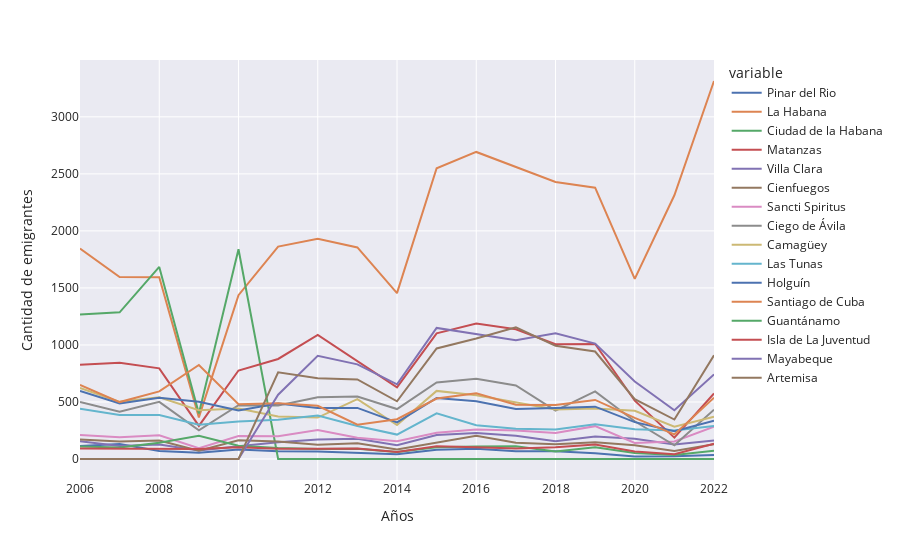

Write notebook code for a chart like this one.
### Markdown cell above
#### ¿Cuántas personas han tomado decisiones similares o iguales a la de Juan y Mireya?

Muchas personas a lo largo de los años han emigrado hacias otras provincias, antes de la división político administrativa (DPA) del 2011 existia Ciudad de la Habana, la cual era la capital y alcanzó las mayores cantidades de migrantes en los años 2008 y 2010 con 1684,1839 respectivamente. Después de la DPA se incorporan las provincias Artemisa y Mayabeque y deja de exisitr Ciudad de la Habana. La Habana, al pasar a ser la Capital del pais pasa a ser rápidamente el objetivo de la mayor cantidad de personas, por lo que no es de extrañar que fuera la provincia lider en cifras a partir de ese momento, en el 2016 con 2692 y en 2022 con un total de 3314 personas, La Habana alcanza sus picos más altos. Otras provincias donde se alcanza cifras interesantes son Matanzas, Mayabeque y Artemisa que se mantienen con un ritmo relativamente constante de emigrantes en los diferentes años.

Provincias como Guantánamo, Pinar del Rio y La Isla de la Juventud presentan un flujo de migrantes granmences muy bajo, dos de ellas ubicadas en la zona más oriental del país (Guantánamo), y la otra en la zona más occidental       (Pinar del Rio). Se concluye que la gran mayoria de los migrantes si deciden tomar decisiones similares a Juan y Mireya con destino hacia la capital o sus alrededores (Matanzas, Mayabeque y Artemisa).
##### ¿Porqué pasará esto?
 Es algo común qué el destino de los migrantes de un pais sea la capital, esta se cuenta con la mayor cantidad de recursos, muchas más oportunidades laborales tanto en la misma capital como en el exterior. Pero no todos tienen acceso a la capital o  no quieren perder el ambiente rural y deciden optar con ubicaciones a sus fornteras, así grantizan un viaje más corto hacia la capital donde pueden abastecerse de productos básicos de primera necesidad e incluso pueden garantizarse trabajo o educación, en esta ultima solo hay carreras universitarias que solo se estudian en la Habana, un claro ejemplo es la carrera Ciencia de Datos que solo está disponible en la región occidental.

### Code cell
#llamamos a la función llenar_listas 
# con los dos primeros parametros son los filtros para llenar la lista con los datos del json
# el tercer parametro es una lista de todas las Provincias
provi = llenar_lista("ProvinciasMI","emigracion06-22",granma['Provincias'])

#separar datos de hombres que estan en los indices par
proviH = [y for x,y in enumerate(provi) if x%2 == 0 ]

#lo llevamos a matriz de numpy
proviH = np.array(proviH)

#separar datos de mujeres que están en indice impar
proviM = [y for x,y in enumerate(provi)if x%2 != 0]

#lo llevamos a matriz de numpy
proviM = np.array(proviM)

#sumamos los hombres mas las mujeres
sumaH_M = proviM + proviH

#creamos el dataFrame de Hombres y mujeres de la emigración interna desde el 2006-2022
#se le asigna a los indices las provincias y a las columnas los años del 2006-2022
df = pd.DataFrame(sumaH_M,index = granma["Provincias"],columns = [x for x in granma["años"]if x >= 2006])

#le hacemos la transpuesta
df = df.T

#creamos un gráfico de lineas con plotly
fig = px.line(df,x = df.index,y = df.columns,template = 'seaborn')
#cambiamos el nombre de los ejes de coordenadas
fig.update_yaxes(title_text = 'Cantidad de emigrantes')
fig.update_xaxes(title_text = 'Años')

### Figure 1 — Plotly figure (JSON) as saved in the notebook; plotly's stock layout.template omitted (floating-point values rounded to 4 significant figures)
{"data": [{"hovertemplate": "variable=Pinar del Rio<br>index=%{x}<br>value=%{y}<extra></extra>", "legendgroup": "Pinar del Rio", "line": {"color": "rgb(76,114,176)", "dash": "solid"}, "marker": {"symbol": "circle"}, "mode": "lines", "name": "Pinar del Rio", "orientation": "v", "showlegend": true, "type": "scatter", "x": [2006, 2007, 2008, 2009, 2010, 2011, 2012, 2013, 2014, 2015, 2016, 2017, 2018, 2019, 2020, 2021, 2022], "xaxis": "x", "y": [114, 132, 70, 55, 84, 67, 66, 54, 41, 82, 90, 69, 67, 51, 23, 24, 35], "yaxis": "y"}, {"hovertemplate": "variable=La Habana<br>index=%{x}<br>value=%{y}<extra></extra>", "legendgroup": "La Habana", "line": {"color": "rgb(221,132,82)", "dash": "solid"}, "marker": {"symbol": "circle"}, "mode": "lines", "name": "La Habana", "orientation": "v", "showlegend": true, "type": "scatter", "x": [2006, 2007, 2008, 2009, 2010, 2011, 2012, 2013, 2014, 2015, 2016, 2017, 2018, 2019, 2020, 2021, 2022], "xaxis": "x", "y": [1846, 1595, 1594, 365, 1436, 1862, 1931, 1855, 1454, 2549, 2692, 2562, 2429, 2379, 1579, 2312, 3314], "yaxis": "y"}, {"hovertemplate": "variable=Ciudad de la Habana<br>index=%{x}<br>value=%{y}<extra></extra>", "legendgroup": "Ciudad de la Habana", "line": {"color": "rgb(85,168,104)", "dash": "solid"}, "marker": {"symbol": "circle"}, "mode": "lines", "name": "Ciudad de la Habana", "orientation": "v", "showlegend": true, "type": "scatter", "x": [2006, 2007, 2008, 2009, 2010, 2011, 2012, 2013, 2014, 2015, 2016, 2017, 2018, 2019, 2020, 2021, 2022], "xaxis": "x", "y": [1266, 1286, 1684, 399, 1839, 0, 0, 0, 0, 0, 0, 0, 0, 0, 0, 0, 0], "yaxis": "y"}, {"hovertemplate": "variable=Matanzas<br>index=%{x}<br>value=%{y}<extra></extra>", "legendgroup": "Matanzas", "line": {"color": "rgb(196,78,82)", "dash": "solid"}, "marker": {"symbol": "circle"}, "mode": "lines", "name": "Matanzas", "orientation": "v", "showlegend": true, "type": "scatter", "x": [2006, 2007, 2008, 2009, 2010, 2011, 2012, 2013, 2014, 2015, 2016, 2017, 2018, 2019, 2020, 2021, 2022], "xaxis": "x", "y": [827, 844, 795, 290, 776, 877, 1088, 856, 628, 1102, 1188, 1138, 1007, 1008, 511, 187, 574], "yaxis": "y"}, {"hovertemplate": "variable=Villa Clara<br>index=%{x}<br>value=%{y}<extra></extra>", "legendgroup": "Villa Clara", "line": {"color": "rgb(129,114,179)", "dash": "solid"}, "marker": {"symbol": "circle"}, "mode": "lines", "name": "Villa Clara", "orientation": "v", "showlegend": true, "type": "scatter", "x": [2006, 2007, 2008, 2009, 2010, 2011, 2012, 2013, 2014, 2015, 2016, 2017, 2018, 2019, 2020, 2021, 2022], "xaxis": "x", "y": [156, 114, 127, 75, 111, 146, 171, 177, 120, 211, 229, 203, 155, 198, 177, 128, 163], "yaxis": "y"}, {"hovertemplate": "variable=Cienfuegos<br>index=%{x}<br>value=%{y}<extra></extra>", "legendgroup": "Cienfuegos", "line": {"color": "rgb(147,120,96)", "dash": "solid"}, "marker": {"symbol": "circle"}, "mode": "lines", "name": "Cienfuegos", "orientation": "v", "showlegend": true, "type": "scatter", "x": [2006, 2007, 2008, 2009, 2010, 2011, 2012, 2013, 2014, 2015, 2016, 2017, 2018, 2019, 2020, 2021, 2022], "xaxis": "x", "y": [171, 154, 163, 72, 164, 153, 124, 139, 84, 142, 204, 142, 130, 146, 120, 71, 130], "yaxis": "y"}, {"hovertemplate": "variable=Sancti Spiritus<br>index=%{x}<br>value=%{y}<extra></extra>", "legendgroup": "Sancti Spiritus", "line": {"color": "rgb(218,139,195)", "dash": "solid"}, "marker": {"symbol": "circle"}, "mode": "lines", "name": "Sancti Spiritus", "orientation": "v", "showlegend": true, "type": "scatter", "x": [2006, 2007, 2008, 2009, 2010, 2011, 2012, 2013, 2014, 2015, 2016, 2017, 2018, 2019, 2020, 2021, 2022], "xaxis": "x", "y": [210, 190, 208, 94, 202, 200, 255, 186, 156, 230, 259, 250, 229, 288, 140, 153, 283], "yaxis": "y"}, {"hovertemplate": "variable=Ciego de Ávila<br>index=%{x}<br>value=%{y}<extra></extra>", "legendgroup": "Ciego de Ávila", "line": {"color": "rgb(140,140,140)", "dash": "solid"}, "marker": {"symbol": "circle"}, "mode": "lines", "name": "Ciego de Ávila", "orientation": "v", "showlegend": true, "type": "scatter", "x": [2006, 2007, 2008, 2009, 2010, 2011, 2012, 2013, 2014, 2015, 2016, 2017, 2018, 2019, 2020, 2021, 2022], "xaxis": "x", "y": [500, 415, 501, 251, 471, 469, 542, 547, 438, 671, 704, 645, 424, 593, 331, 120, 432], "yaxis": "y"}, {"hovertemplate": "variable=Camagüey<br>index=%{x}<br>value=%{y}<extra></extra>", "legendgroup": "Camagüey", "line": {"color": "rgb(204,185,116)", "dash": "solid"}, "marker": {"symbol": "circle"}, "mode": "lines", "name": "Camagüey", "orientation": "v", "showlegend": true, "type": "scatter", "x": [2006, 2007, 2008, 2009, 2010, 2011, 2012, 2013, 2014, 2015, 2016, 2017, 2018, 2019, 2020, 2021, 2022], "xaxis": "x", "y": [623, 501, 541, 428, 443, 372, 363, 525, 298, 597, 559, 499, 434, 443, 423, 284, 371], "yaxis": "y"}, {"hovertemplate": "variable=Las Tunas<br>index=%{x}<br>value=%{y}<extra></extra>", "legendgroup": "Las Tunas", "line": {"color": "rgb(100,181,205)", "dash": "solid"}, "marker": {"symbol": "circle"}, "mode": "lines", "name": "Las Tunas", "orientation": "v", "showlegend": true, "type": "scatter", "x": [2006, 2007, 2008, 2009, 2010, 2011, 2012, 2013, 2014, 2015, 2016, 2017, 2018, 2019, 2020, 2021, 2022], "xaxis": "x", "y": [441, 385, 386, 301, 328, 345, 381, 289, 214, 400, 296, 266, 259, 305, 260, 250, 290], "yaxis": "y"}, {"hovertemplate": "variable=Holguín<br>index=%{x}<br>value=%{y}<extra></extra>", "legendgroup": "Holguín", "line": {"color": "rgb(76,114,176)", "dash": "solid"}, "marker": {"symbol": "circle"}, "mode": "lines", "name": "Holguín", "orientation": "v", "showlegend": true, "type": "scatter", "x": [2006, 2007, 2008, 2009, 2010, 2011, 2012, 2013, 2014, 2015, 2016, 2017, 2018, 2019, 2020, 2021, 2022], "xaxis": "x", "y": [597, 486, 537, 501, 425, 487, 448, 448, 321, 535, 507, 439, 447, 459, 323, 244, 335], "yaxis": "y"}, {"hovertemplate": "variable=Santiago de Cuba<br>index=%{x}<br>value=%{y}<extra></extra>", "legendgroup": "Santiago de Cuba", "line": {"color": "rgb(221,132,82)", "dash": "solid"}, "marker": {"symbol": "circle"}, "mode": "lines", "name": "Santiago de Cuba", "orientation": "v", "showlegend": true, "type": "scatter", "x": [2006, 2007, 2008, 2009, 2010, 2011, 2012, 2013, 2014, 2015, 2016, 2017, 2018, 2019, 2020, 2021, 2022], "xaxis": "x", "y": [650, 499, 593, 824, 481, 488, 467, 301, 349, 530, 577, 475, 473, 518, 360, 216, 537], "yaxis": "y"}, {"hovertemplate": "variable=Guantánamo<br>index=%{x}<br>value=%{y}<extra></extra>", "legendgroup": "Guantánamo", "line": {"color": "rgb(85,168,104)", "dash": "solid"}, "marker": {"symbol": "circle"}, "mode": "lines", "name": "Guantánamo", "orientation": "v", "showlegend": true, "type": "scatter", "x": [2006, 2007, 2008, 2009, 2010, 2011, 2012, 2013, 2014, 2015, 2016, 2017, 2018, 2019, 2020, 2021, 2022], "xaxis": "x", "y": [110, 100, 142, 204, 116, 96, 87, 89, 62, 104, 109, 111, 66, 103, 53, 35, 72], "yaxis": "y"}, {"hovertemplate": "variable=Isla de La Juventud<br>index=%{x}<br>value=%{y}<extra></extra>", "legendgroup": "Isla de La Juventud", "line": {"color": "rgb(196,78,82)", "dash": "solid"}, "marker": {"symbol": "circle"}, "mode": "lines", "name": "Isla de La Juventud", "orientation": "v", "showlegend": true, "type": "scatter", "x": [2006, 2007, 2008, 2009, 2010, 2011, 2012, 2013, 2014, 2015, 2016, 2017, 2018, 2019, 2020, 2021, 2022], "xaxis": "x", "y": [92, 92, 86, 87, 103, 89, 90, 91, 61, 112, 103, 91, 103, 128, 65, 41, 134], "yaxis": "y"}, {"hovertemplate": "variable=Mayabeque<br>index=%{x}<br>value=%{y}<extra></extra>", "legendgroup": "Mayabeque", "line": {"color": "rgb(129,114,179)", "dash": "solid"}, "marker": {"symbol": "circle"}, "mode": "lines", "name": "Mayabeque", "orientation": "v", "showlegend": true, "type": "scatter", "x": [2006, 2007, 2008, 2009, 2010, 2011, 2012, 2013, 2014, 2015, 2016, 2017, 2018, 2019, 2020, 2021, 2022], "xaxis": "x", "y": [0, 0, 0, 0, 0, 564, 905, 830, 655, 1149, 1093, 1042, 1102, 1012, 680, 427, 742], "yaxis": "y"}, {"hovertemplate": "variable=Artemisa<br>index=%{x}<br>value=%{y}<extra></extra>", "legendgroup": "Artemisa", "line": {"color": "rgb(147,120,96)", "dash": "solid"}, "marker": {"symbol": "circle"}, "mode": "lines", "name": "Artemisa", "orientation": "v", "showlegend": true, "type": "scatter", "x": [2006, 2007, 2008, 2009, 2010, 2011, 2012, 2013, 2014, 2015, 2016, 2017, 2018, 2019, 2020, 2021, 2022], "xaxis": "x", "y": [0, 0, 0, 0, 0, 760, 707, 698, 506, 969, 1056, 1154, 992, 942, 524, 346, 909], "yaxis": "y"}], "layout": {"legend": {"title": {"text": "variable"}, "tracegroupgap": 0}, "margin": {"t": 60}, "xaxis": {"anchor": "y", "domain": [0, 1], "title": {"text": "Años"}}, "yaxis": {"anchor": "x", "domain": [0, 1], "title": {"text": "Cantidad de emigrantes"}}}}
